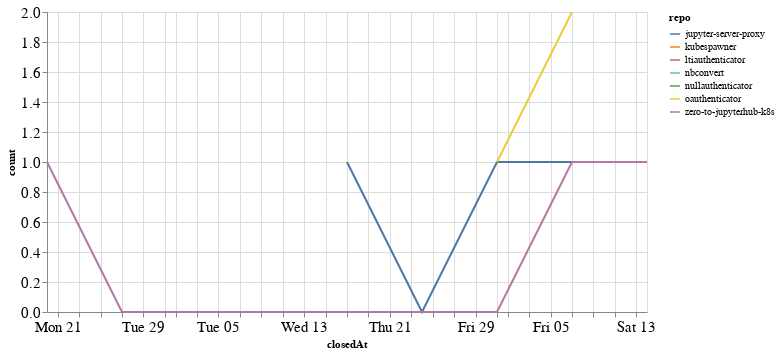

The code cell stored with this chart in its notebook:
### Code cell
closed_by_time = closed_by.groupby('repo').resample('W', on='closedAt').count()['author'].reset_index()
closed_by_time = closed_by_time.rename(columns={'author': 'count'})

alt.Chart(closed_by_time, width=600).mark_line().encode(
    x='closedAt',
    y='count',
    color='repo',
    tooltip="repo"
)

### Figure 1 — Vega-Lite specification as saved in the notebook (floating-point values rounded to 4 significant figures)
{"config": {"axisLeft": {"labelFontSize": 15}, "axisBottom": {"labelFontSize": 15}}, "data": {"name": "data-5789ece24a7d7e7523131b455e27ad75"}, "mark": "line", "encoding": {"color": {"type": "nominal", "field": "repo"}, "tooltip": {"type": "nominal", "field": "repo"}, "x": {"type": "temporal", "field": "closedAt"}, "y": {"type": "quantitative", "field": "count"}}, "width": 600, "$schema": "https://vega.github.io/schema/vega-lite/v4.8.1.json", "datasets": {"data-5789ece24a7d7e7523131b455e27ad75": [{"repo": "jupyter-server-proxy", "closedAt": "2021-01-17T00:00:00", "count": 1}, {"repo": "jupyter-server-proxy", "closedAt": "2021-01-24T00:00:00", "count": 0}, {"repo": "jupyter-server-proxy", "closedAt": "2021-01-31T00:00:00", "count": 1}, {"repo": "jupyter-server-proxy", "closedAt": "2021-02-07T00:00:00", "count": 1}, {"repo": "jupyter-server-proxy", "closedAt": "2021-02-14T00:00:00", "count": 1}, {"repo": "kubespawner", "closedAt": "2020-12-20T00:00:00", "count": 1}, {"repo": "ltiauthenticator", "closedAt": "2021-01-31T00:00:00", "count": 1}, {"repo": "nbconvert", "closedAt": "2021-02-07T00:00:00", "count": 2}, {"repo": "nullauthenticator", "closedAt": "2021-02-14T00:00:00", "count": 1}, {"repo": "oauthenticator", "closedAt": "2021-01-31T00:00:00", "count": 1}, {"repo": "oauthenticator", "closedAt": "2021-02-07T00:00:00", "count": 2}, {"repo": "zero-to-jupyterhub-k8s", "closedAt": "2020-12-20T00:00:00", "count": 1}, {"repo": "zero-to-jupyterhub-k8s", "closedAt": "2020-12-27T00:00:00", "count": 0}, {"repo": "zero-to-jupyterhub-k8s", "closedAt": "2021-01-03T00:00:00", "count": 0}, {"repo": "zero-to-jupyterhub-k8s", "closedAt": "2021-01-10T00:00:00", "count": 0}, {"repo": "zero-to-jupyterhub-k8s", "closedAt": "2021-01-17T00:00:00", "count": 0}, {"repo": "zero-to-jupyterhub-k8s", "closedAt": "2021-01-24T00:00:00", "count": 0}, {"repo": "zero-to-jupyterhub-k8s", "closedAt": "2021-01-31T00:00:00", "count": 0}, {"repo": "zero-to-jupyterhub-k8s", "closedAt": "2021-02-07T00:00:00", "count": 1}, {"repo": "zero-to-jupyterhub-k8s", "closedAt": "2021-02-14T00:00:00", "count": 1}]}}
